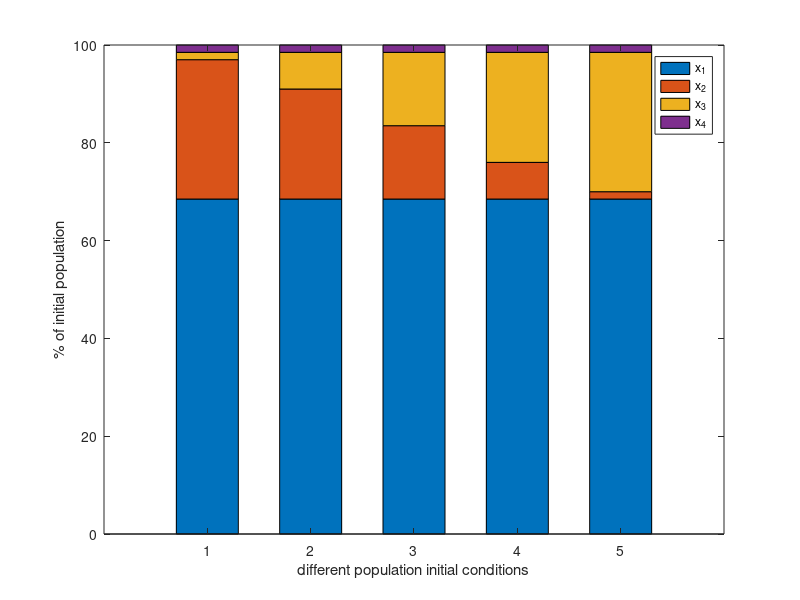

The MATLAB source for this figure:
x = [1, 2, 3, 4, 5];
y = zeros(5, 4);
ratio_2naught_3naught = [.05, .25, .5, .75, .95];

for i=1:5
    y(i, 1) = 68.5;
    y(i, 3) = ratio_2naught_3naught(i)*30;
    y(i, 2) = (1 - ratio_2naught_3naught(i))*30;
    y(i, 4) = 1.5;
end

figure(1)
    bar(x, y, 'stacked', 'BarWidth', .6)
    xlabel('different population initial conditions')
    ylabel('% of initial population')
    legend({'x_1', 'x_2', 'x_3', 'x_4'})
    set(gcf, 'units', 'points', 'position', [10, 10, 810, 648]);
